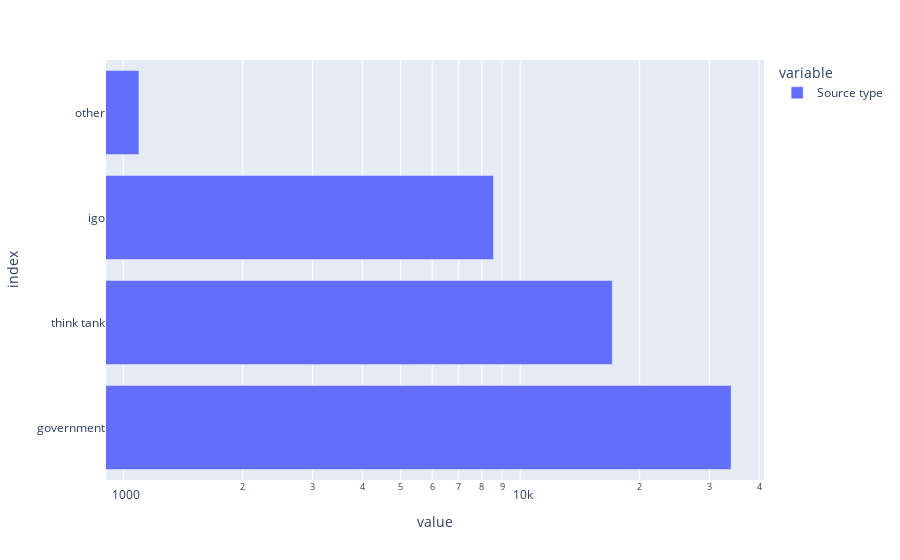

The cell this chart's notebook holds for it:
### Code cell
px.bar(df3['Source type'].value_counts(), orientation='h', log_x=True)

### Figure 1 — Plotly figure (JSON) as saved in the notebook; plotly's stock layout.template omitted (floating-point values rounded to 4 significant figures)
{"data": [{"alignmentgroup": "True", "hovertemplate": "variable=Source type<br>value=%{x}<br>index=%{y}<extra></extra>", "legendgroup": "Source type", "marker": {"color": "#636efa", "pattern": {"shape": ""}}, "name": "Source type", "offsetgroup": "Source type", "orientation": "h", "showlegend": true, "textposition": "auto", "type": "bar", "x": [33988, 17057, 8566, 1095], "xaxis": "x", "y": ["government", "think tank", "igo", "other"], "yaxis": "y"}], "layout": {"barmode": "relative", "legend": {"title": {"text": "variable"}, "tracegroupgap": 0}, "margin": {"t": 60}, "xaxis": {"anchor": "y", "domain": [0, 1], "title": {"text": "value"}, "type": "log"}, "yaxis": {"anchor": "x", "domain": [0, 1], "title": {"text": "index"}}}}
